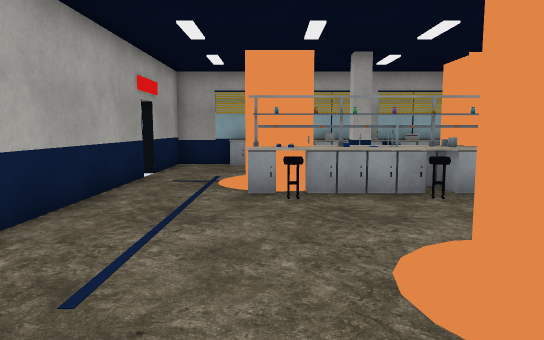
view 1 (above)

16 first-person views from a walk through a 3-D level made in the Unity game engine. The camera is 1.3 m above the floor, tilts 6° down and sees 70° across. The floor is counted in squares, 1 m on a side. Each view is taken from the middle of a square. On the plan, view 1 faces up. The plan holds only what a view shows up to about 16 squares ahead; the rest is blank. The place goes on beyond the plan. The player is left out. Door leaves are left out, so doorways stand open. Some surface patterns are stand-ins.

view 2
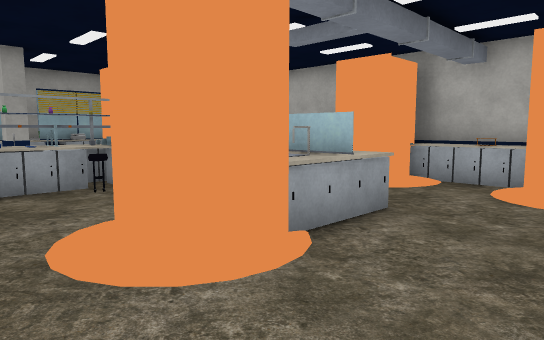

view 3
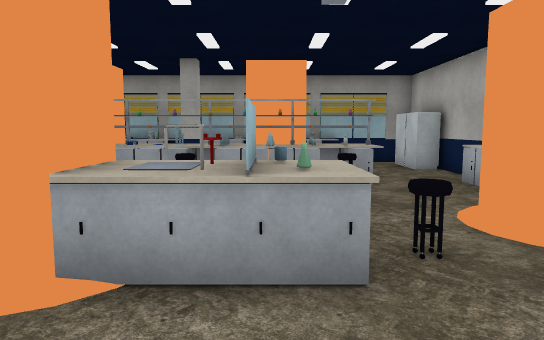

view 4
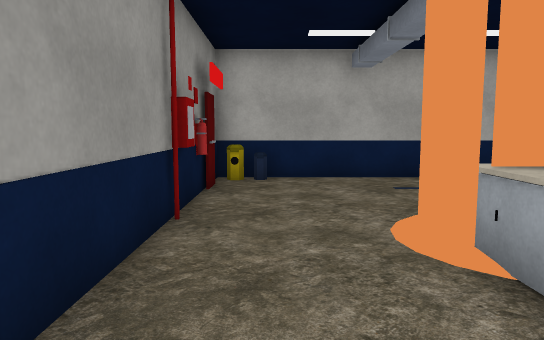

view 5
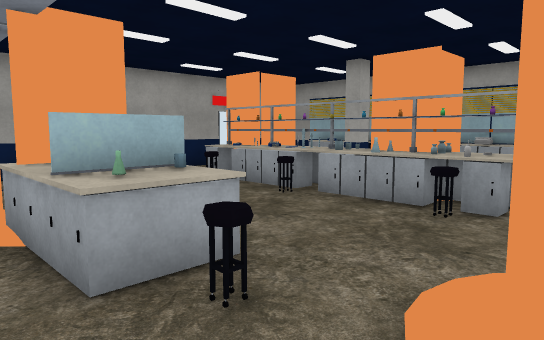

view 6
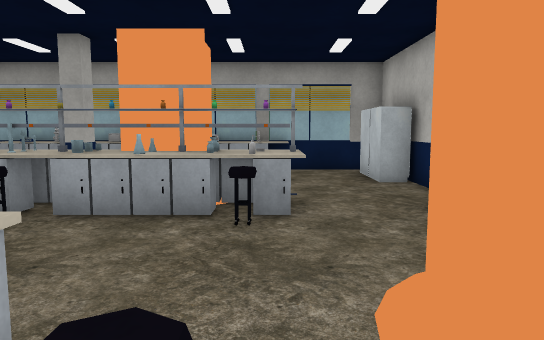

view 7
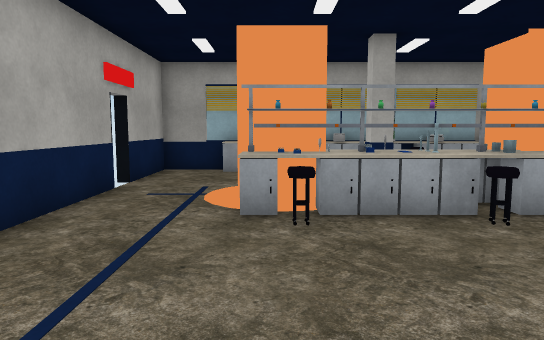

view 8
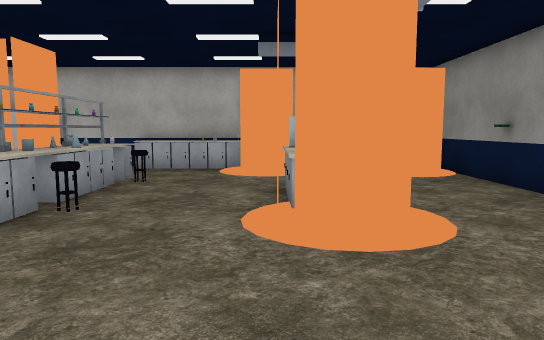

view 9
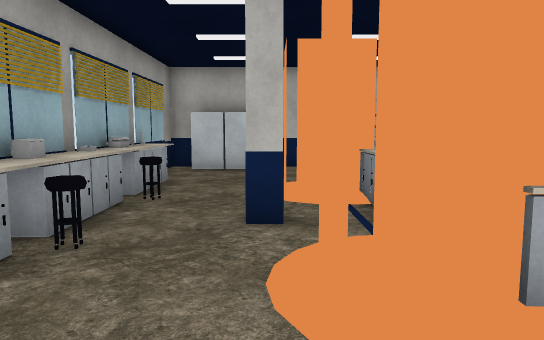

view 10
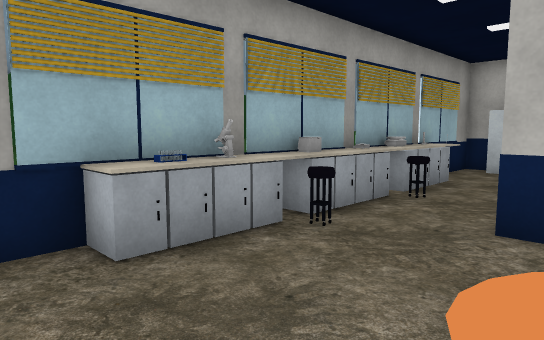

view 11
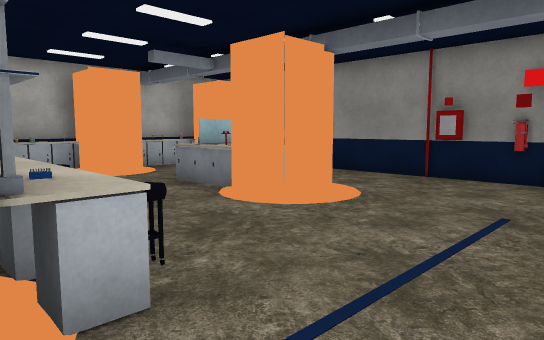

view 12
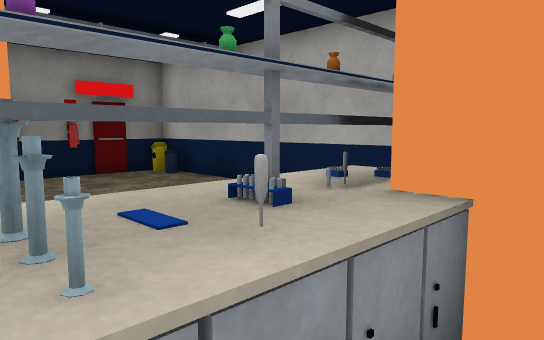

view 13
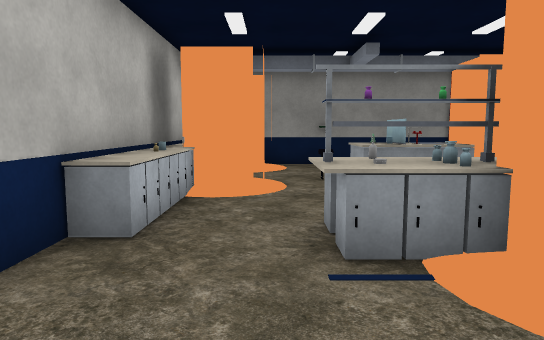

view 14
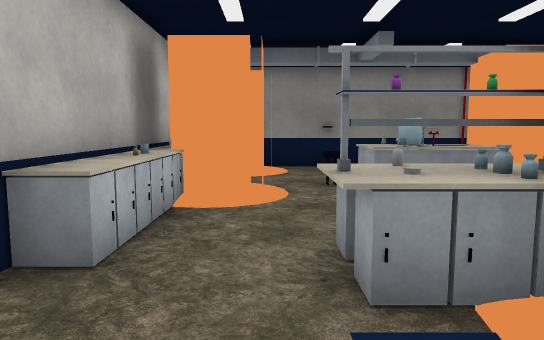

view 15
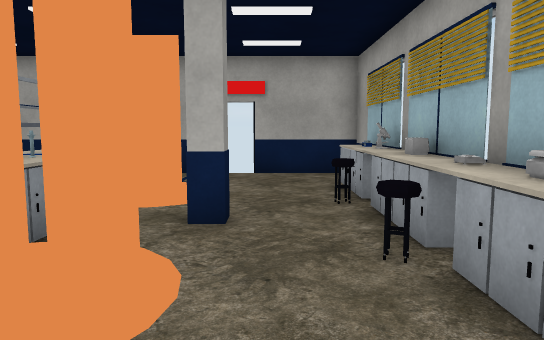

view 16
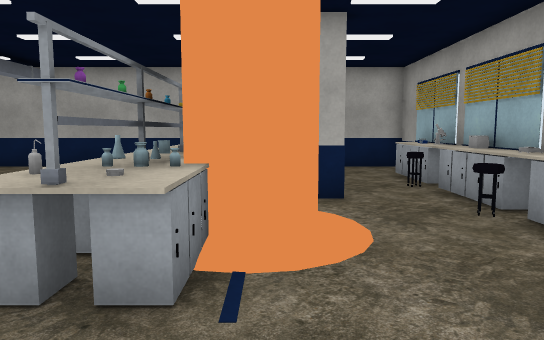

### Floor plan
Key: @ floor where view 1 was taken; # wall or solid block; . floor; D open door; = window, fence, low wall or low ledge; ^ raised ledge; O other object.
Columns run from 4 left of view 1 to 11 right of it. Each row starts with its distance up from view 1.
 15 ################
 14 #..^^^^^^^^^...#
 13 #....=..=.....O#
 12 #.............O#
 11 D.....OO.......#
 10 #...##...##....#
  9 #... OOOOOOO...#
  8 #...OOOOOOOO..^#
  7 #...=..=...=..^#
  6 #.............O#
  5 #.............^#
  4 #......OOO..O# #
  3 #......OOOO=..^#
  2 #.....OOOOO...^#
  1 #.............^#
  0 #=..@.......# O#
 -1 ###O.O......#
 -2 ###############

Positions as (right, up) in squares from view 1, and headings:
1: (0, 0), facing up
2: (0, -1), facing up-right
3: (5, -1), facing up
4: (7, 0), facing left
5: (9, 1), facing up-left
6: (7, 2), facing up
7: (0, 2), facing up
8: (-3, 4), facing right
9: (-3, 11), facing right
10: (-3, 10), facing up-right
11: (-3, 9), facing down-right
12: (3, 10), facing down-left
13: (8, 13), facing down
14: (8, 12), facing down
15: (8, 12), facing left
16: (10, 10), facing left
